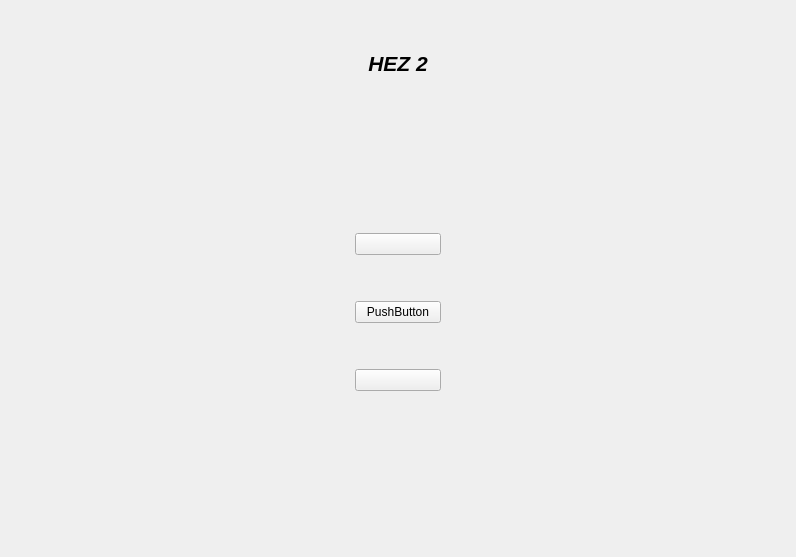
<?xml version="1.0" encoding="UTF-8"?>
<ui version="4.0">
 <class>premierInetrface</class>
 <widget class="QWidget" name="premierInetrface">
  <property name="geometry">
   <rect>
    <x>0</x>
    <y>0</y>
    <width>796</width>
    <height>557</height>
   </rect>
  </property>
  <property name="windowTitle">
   <string>Form</string>
  </property>
  <property name="styleSheet">
   <string notr="true"/>
  </property>
  <layout class="QHBoxLayout" name="horizontalLayout_2" stretch="1,1,1">
   <item>
    <spacer name="horizontalSpacer">
     <property name="orientation">
      <enum>Qt::Horizontal</enum>
     </property>
     <property name="sizeHint" stdset="0">
      <size>
       <width>40</width>
       <height>20</height>
      </size>
     </property>
    </spacer>
   </item>
   <item>
    <layout class="QVBoxLayout" name="verticalLayout" stretch="2,2,6,20">
     <item>
      <spacer name="verticalSpacer_2">
       <property name="orientation">
        <enum>Qt::Vertical</enum>
       </property>
       <property name="sizeHint" stdset="0">
        <size>
         <width>20</width>
         <height>40</height>
        </size>
       </property>
      </spacer>
     </item>
     <item>
      <widget class="QLabel" name="label">
       <property name="text">
        <string>&lt;html&gt;&lt;head/&gt;&lt;body&gt;&lt;p align=&quot;center&quot;&gt;&lt;span style=&quot; font-size:16pt; font-weight:700; font-style:italic;&quot;&gt;HEZ 2&lt;/span&gt;&lt;/p&gt;&lt;/body&gt;&lt;/html&gt;</string>
       </property>
      </widget>
     </item>
     <item>
      <spacer name="verticalSpacer">
       <property name="orientation">
        <enum>Qt::Vertical</enum>
       </property>
       <property name="sizeHint" stdset="0">
        <size>
         <width>20</width>
         <height>40</height>
        </size>
       </property>
      </spacer>
     </item>
     <item>
      <layout class="QHBoxLayout" name="horizontalLayout_3" stretch="1,1,1">
       <item>
        <spacer name="horizontalSpacer_3">
         <property name="orientation">
          <enum>Qt::Horizontal</enum>
         </property>
         <property name="sizeHint" stdset="0">
          <size>
           <width>40</width>
           <height>20</height>
          </size>
         </property>
        </spacer>
       </item>
       <item>
        <layout class="QVBoxLayout" name="verticalLayout_2" stretch="0,1,0,1,0,1,1">
         <item>
          <spacer name="verticalSpacer_4">
           <property name="orientation">
            <enum>Qt::Vertical</enum>
           </property>
           <property name="sizeHint" stdset="0">
            <size>
             <width>20</width>
             <height>40</height>
            </size>
           </property>
          </spacer>
         </item>
         <item>
          <widget class="QPushButton" name="playButton">
           <property name="baseSize">
            <size>
             <width>20</width>
             <height>202</height>
            </size>
           </property>
           <property name="toolTip">
            <string>&lt;html&gt;&lt;head/&gt;&lt;body&gt;&lt;p align=&quot;center&quot;&gt;&lt;span style=&quot; font-size:18pt; font-weight:700; font-style:italic;&quot;&gt;play&lt;/span&gt;&lt;/p&gt;&lt;/body&gt;&lt;/html&gt;</string>
           </property>
           <property name="styleSheet">
            <string notr="true">background-image: url(:/photos_des_cartes/button.jpg);
</string>
           </property>
           <property name="text">
            <string/>
           </property>
          </widget>
         </item>
         <item>
          <spacer name="verticalSpacer_5">
           <property name="orientation">
            <enum>Qt::Vertical</enum>
           </property>
           <property name="sizeHint" stdset="0">
            <size>
             <width>20</width>
             <height>40</height>
            </size>
           </property>
          </spacer>
         </item>
         <item>
          <widget class="QPushButton" name="deficultyButtn">
           <property name="styleSheet">
            <string notr="true"/>
           </property>
           <property name="text">
            <string>PushButton</string>
           </property>
          </widget>
         </item>
         <item>
          <spacer name="verticalSpacer_6">
           <property name="orientation">
            <enum>Qt::Vertical</enum>
           </property>
           <property name="sizeHint" stdset="0">
            <size>
             <width>20</width>
             <height>40</height>
            </size>
           </property>
          </spacer>
         </item>
         <item>
          <widget class="QPushButton" name="quitButton">
           <property name="styleSheet">
            <string notr="true"/>
           </property>
           <property name="text">
            <string/>
           </property>
          </widget>
         </item>
         <item>
          <spacer name="verticalSpacer_3">
           <property name="orientation">
            <enum>Qt::Vertical</enum>
           </property>
           <property name="sizeHint" stdset="0">
            <size>
             <width>20</width>
             <height>40</height>
            </size>
           </property>
          </spacer>
         </item>
        </layout>
       </item>
       <item>
        <spacer name="horizontalSpacer_4">
         <property name="orientation">
          <enum>Qt::Horizontal</enum>
         </property>
         <property name="sizeHint" stdset="0">
          <size>
           <width>40</width>
           <height>20</height>
          </size>
         </property>
        </spacer>
       </item>
      </layout>
     </item>
    </layout>
   </item>
   <item>
    <spacer name="horizontalSpacer_2">
     <property name="orientation">
      <enum>Qt::Horizontal</enum>
     </property>
     <property name="sizeHint" stdset="0">
      <size>
       <width>40</width>
       <height>20</height>
      </size>
     </property>
    </spacer>
   </item>
  </layout>
 </widget>
 <resources/>
 <connections/>
</ui>
